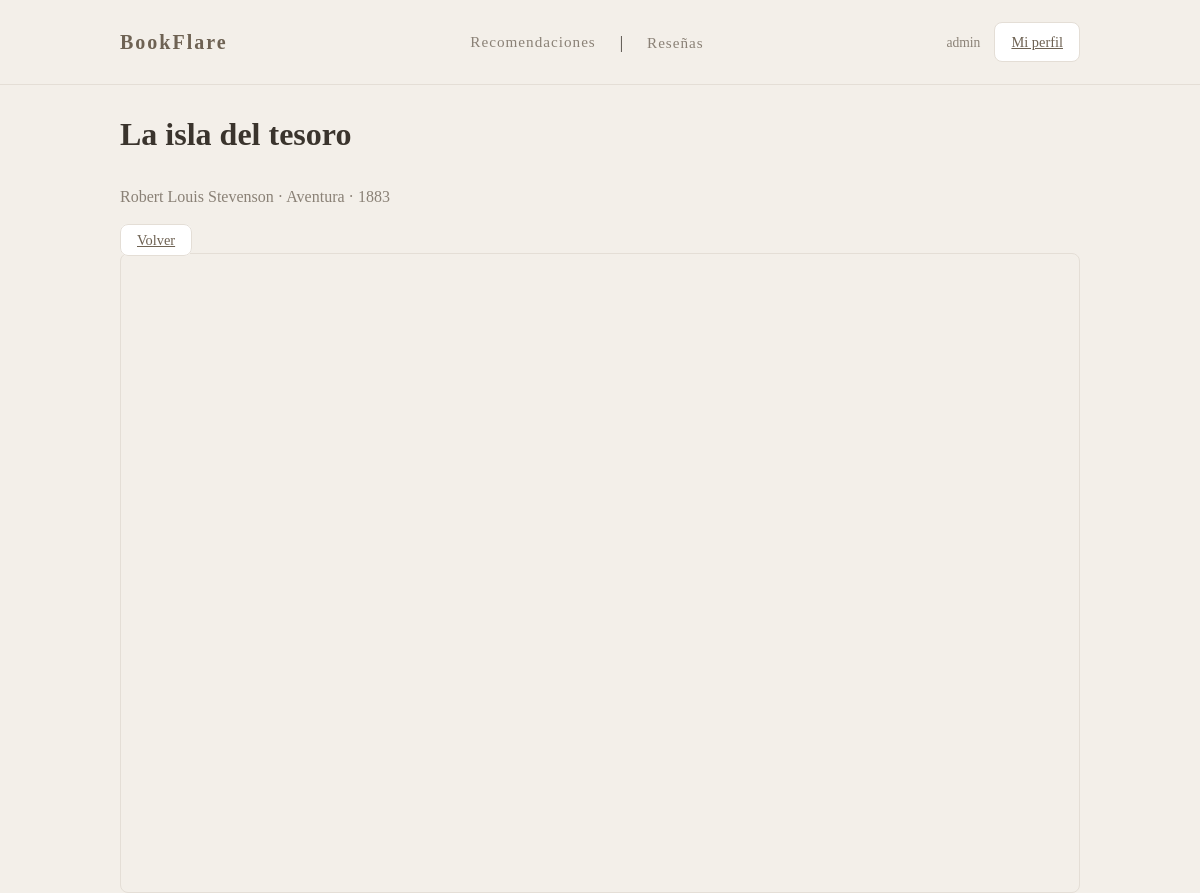
The page /leer/9780000000210/ (signed in) on the database its author committed.
### books/models.py (models this page shows, shortened)
class CustomUser(AbstractUser):
    email = models.EmailField(max_length=200, unique=True)
    es_bibliotecario = models.BooleanField(default=False, verbose_name="¿Es bibliotecario?")
    class Meta:
        verbose_name = "Usuario"
        verbose_name_plural = "Usuarios"

class Libro(models.Model):
    isbn = models.CharField(max_length=13, primary_key=True)
    titulo = models.CharField(max_length=200)
    autor = models.CharField(max_length=100)
    genero = models.CharField(max_length=50) #permitirá filtrar por categorías en el frontend
    descripcion = models.TextField(blank=True)
    anio = models.PositiveIntegerField()
    portada = models.ImageField(upload_to='portadas/', blank=True)
    archivo_digital = models.FileField(upload_to='libros_digitales/', help_text="Archivo del libro (.pdf, .html, etc)")
    visitas_totales = models.PositiveIntegerField(default=0)
    class Meta:
        verbose_name = "Libro Digital"
        verbose_name_plural = "Libros Digitales"
        ordering = ["-visitas_totales"] #orden predeterminado: primero los más populares

### books/views.py (the view)
# urls.py: path("leer/<str:isbn>/", views.leer_libro, name="leer_libro"),
@login_required
def leer_libro(request, isbn):
    libro = get_object_or_404(Libro, isbn=isbn)
    prestamo = Prestamo.objects.filter(
        usuario=request.user,
        inventario__libro=libro,
        estado=Prestamo.Estado.ACTIVO,
    ).first()
    if not prestamo:
        messages.error(request, "Necesitas un préstamo activo.")
        return redirect("libro_detalle", isbn=isbn)
    if prestamo.fecha_vencimiento < timezone.now():
        prestamo.devolver()
        messages.error(request, "Tu préstamo ha caducado.")
        return redirect("libro_detalle", isbn=isbn)
    archivo = libro.archivo_digital
    if not archivo:
        messages.error(request, "Este libro no tiene archivo digital.")
        return redirect("libro_detalle", isbn=isbn)
    return render(request, "books/visor_pdf.html", {
        "libro": libro,
        "pdf_url": reverse("stream_pdf", args=[prestamo.id]),
    })

### books/templates/books/visor_pdf.html (shortened to what this page needs)
{% extends "base.html" %}
{% block content %}
<div class="reader">
    <div class="reader__head">
        <div>
            <h1 class="reader__title">{{ libro.titulo }}</h1>
            <p class="muted">{{ libro.autor }} · {{ libro.genero }} · {{ libro.anio }}</p>
        </div>
        <a class="btn btn--outline btn--sm" href="{% url 'libro_detalle' libro.pk %}">Volver</a>
    </div>
    <div class="pdfwrap">
        <iframe
            class="pdf"
            src="{{ pdf_url }}#toolbar=0&navpanes=0"
        ></iframe>
    </div>
</div>
{% endblock %}

### books/templates/base.html (shortened to what this page needs)
{% load static %}
<!doctype html>
<html lang="es">
<head>
    <link rel="stylesheet" href="{% static 'css/base.css' %}">
</head>
<body>
    <nav class="navbar">
        <div class="container navbar__inner">
            <a class="navbar__brand" href="{% url 'principal' %}">
                BookFlare
            </a>
            <ul class="navbar__menu">
                <a class="navbar__link" href="{% url 'recomendaciones' %}">
                Recomendaciones
            </a>
                <li class="navbar__item separator">|</li>
                <li class="navbar__item">
                    <a class="navbar__link" href="{% url 'lista_resenas' %}">
                        Reseñas
                    </a>
                </li>
            </ul>
            <div class="navbar__actions">
                {% if user.is_authenticated %}
                    <span class="muted small">
                        {{ user.username }}
                    </span>
                    <a class="btn btn--outline btn--sm" href="{% url 'perfil' %}">
                        Mi perfil
                    </a>
                {% endif %}
            </div>
        </div>
    </nav>
    <main class="container main">
        {% block content %}{% endblock %}
    </main>
</body>
</html>

### books/static/css/base.css (style rules this page uses)
:root { --bg: #f3efe9; --surface: #ffffff; --text: #3a342d; --muted: #8a8176; --line: #e4ded6; --earth-1: #c2b59b; --earth-2: #a38f73; --earth-3: #6e6253; --radius: 8px; }
* { box-sizing: border-box; }
body { margin: 0; font-family: "Cormorant Garamond", Georgia, serif; background: var(--bg); color: var(--text); line-height: 1.7; }
.container { max-width: 960px; margin: 0 auto; }
.navbar { border-bottom: 1px solid var(--line); background: var(--bg); }
.navbar__inner { display: flex; justify-content: space-between; align-items: center; padding: 22px 0; }
.navbar__brand { text-decoration: none; font-size: 20px; letter-spacing: 2px; color: var(--earth-3); font-weight: 600; }
.navbar__menu { list-style: none; display: flex; gap: 24px; margin: 0; padding: 0; }
.navbar__link { text-decoration: none; color: var(--muted); font-size: 0.95rem; letter-spacing: 1px; transition: opacity .2s ease; }
.navbar__actions { display: flex; align-items: center; gap: 14px; }
.btn { padding: 7px 16px; border-radius: var(--radius); border: 1px solid var(--line); background: var(--surface); font-family: inherit; font-size: 0.9rem; color: var(--earth-3); cursor: pointer; transition: background .2s ease; }
.muted { color: var(--muted); }
.small { font-size: 0.85rem; }
.pdfwrap { width: 100%; height: 80vh; border: 1px solid var(--line); border-radius: var(--radius); overflow: hidden; }
.pdf { width: 100%; height: 100%; border: 0; }
.pdfwrap { user-select: none; }

### rows shown on the page
CustomUser: username "admin"
Libro: titulo "La isla del tesoro", autor "Robert Louis Stevenson", genero "Aventura", anio "1883"
